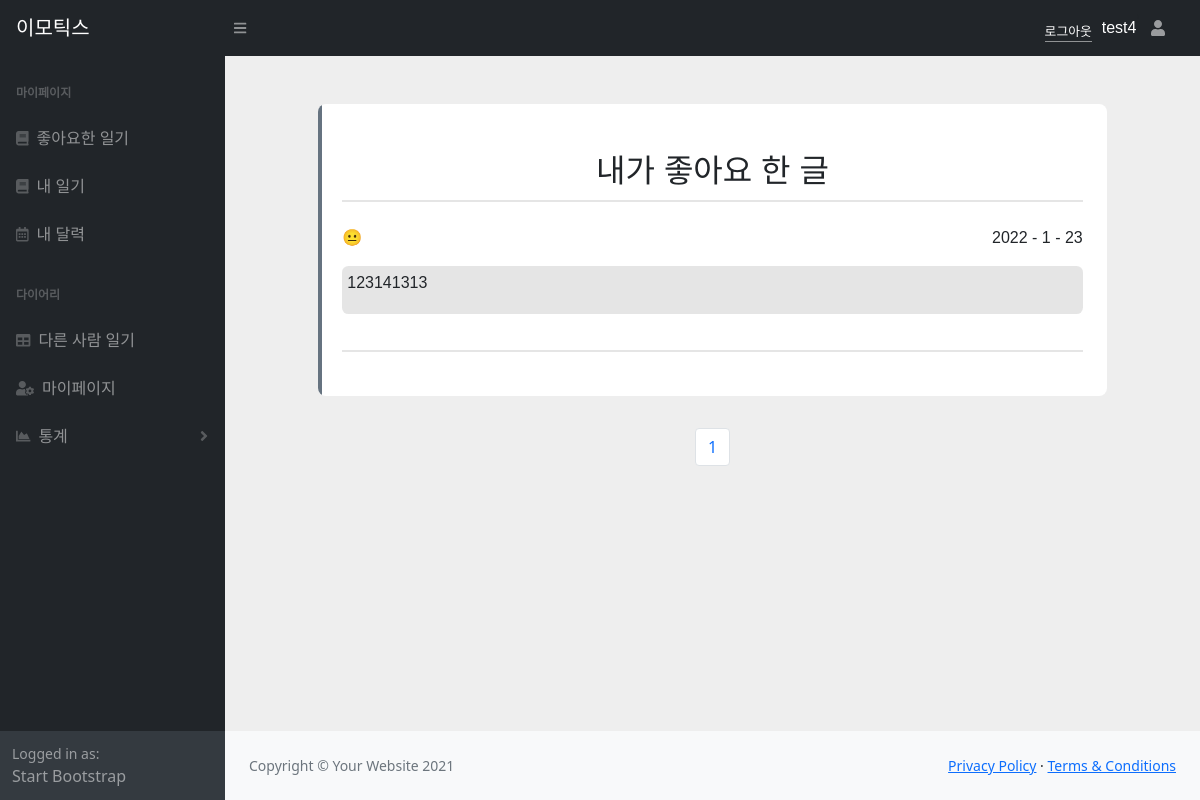
The page /mypage/likepage/ (signed in) on the database as committed earlier.
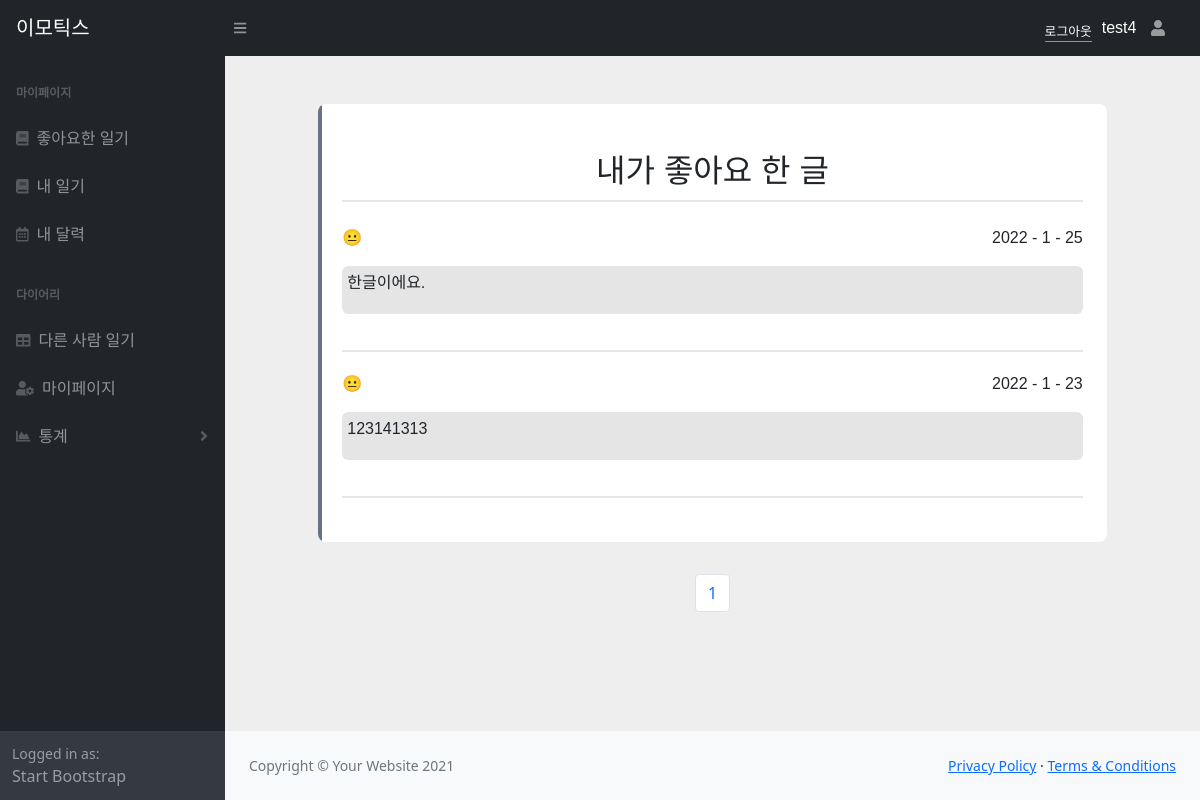
The same page on the database as committed later.
### diary/models.py (models this page shows, shortened)
class Expression(models.Model):
  user = models.ForeignKey(Eduser, on_delete=models.CASCADE)
  diary = models.ForeignKey(Diary, on_delete=models.CASCADE, related_name='expressions')
  class Meta:
    db_table='expression'
    verbose_name = '좋아요'
    verbose_name_plural = '좋아요'

class Diary(models.Model):
  writer = models.ForeignKey(Eduser, on_delete=models.CASCADE, null=True)
  write = models.TextField(max_length = 100,
                          verbose_name='일기',
                          validators=[validate_sentence])
  emotion = models.CharField(max_length =30,verbose_name='감정')
  neutral = models.FloatField(verbose_name='평온')
  positive = models.FloatField(verbose_name='긍정')
  negative = models.FloatField(verbose_name='부정')
  register_date = models.DateTimeField(verbose_name='등록날짜')
  class Meta:
    db_table = 'diary'
    verbose_name = '일기'
    verbose_name_plural = '일기'
    ordering = ['-id']

### EDuser/decorator.py (the view)
  def wrap(request, *args, **kwargs):
    user = request.session.get('username')
    if user is None or not user:
      return redirect('/login')
    return function(request, *args, **kwargs)

### EDuser/decorator.py (called while the page is built)
def login_required(function):
  def wrap(request, *args, **kwargs):
    user = request.session.get('username')
    if user is None or not user:
      return redirect('/login')
    return function(request, *args, **kwargs)
  return wrap

### mypage/views.py (called while the page is built)
@login_required
def likepage(request):
    print(request.session['username'])
    now_page = int(request.GET.get('page', 1))
    user = (request.session['username'])
    expressions = Eduser.objects.get(username=request.session.get('username')).expression_set.all()
    datas = expressions.order_by('-id')
    p = Paginator(datas, 5)
    info = p.get_page(now_page)
    start_page = (now_page - 1) // 10 * 10 + 1
    end_page = start_page + 9
    if end_page > p.num_pages:
        end_page = p.num_pages
    return render(request, 'mypage/likepage.html', {'user': user, 'info': info, 'page_range': range(start_page, end_page + 1)})

### mypage/templates/mypage/likepage.html
{% extends 'base/base.html' %}
{% load static %}
{% block head %}
<link href="{% static 'css/mypage/mypage.css' %}" rel="stylesheet">
{% endblock head %}
{% block contents %}
<html lang="ko">
<body>
    <div class="container mt-5">
        <div class="row d-flex justify-content-center">
            <div class="col-md-10">
                <div id="dis" class="card p-4 py-4">
                    <div class="text-center mt-3">
                        <h5 id="username" class="mt-2 mb-0">내가 좋아요 한 글</h5>
                        <div>
                            <br>
                            {% for expression in info %}
                            <div id="diary-content">
                                <div id="title">
                                    <div id="emotion">
                                        {% if expression.diary.emotion == "positive" %}
                                        😀
                                        {% elif expression.diary.emotion == "negative" %}
                                        😥
                                        {% else %}
                                        😐
                                        {%endif %}
                                    </div>
                                    <div id="date">
                                        {{ expression.diary.register_date.year }} - {{ expression.diary.register_date.month }} - {{ expression.diary.register_date.day }}
                                    </div>
                                </div>
                                <div id="write">
                                    {{ expression.diary.write }}
                                </div>
                            </div>
                            {% endfor %}
                        </div>
                    </div>
                </div>
            </div>
        </div>
    </div>
    <div style='text-align:center;'>
        <ul class='pagination justify-content-center' style="margin-top: 2rem;">
            {% for i in page_range %}
            <li class="page-item">
                <a class="page-link" href='./?page={{ i }}'>
                    {{ i }}
                </a>
            </li>
            {% endfor %}
        </ul>
    </div>
</body>
</html>
{% endblock contents %}

Rows that differ between the two databases and show on the page:
added Expression: diary.register_date.year "2022", diary.register_date.month "1", diary.register_date.day "25", diary.write "한글이에요."
